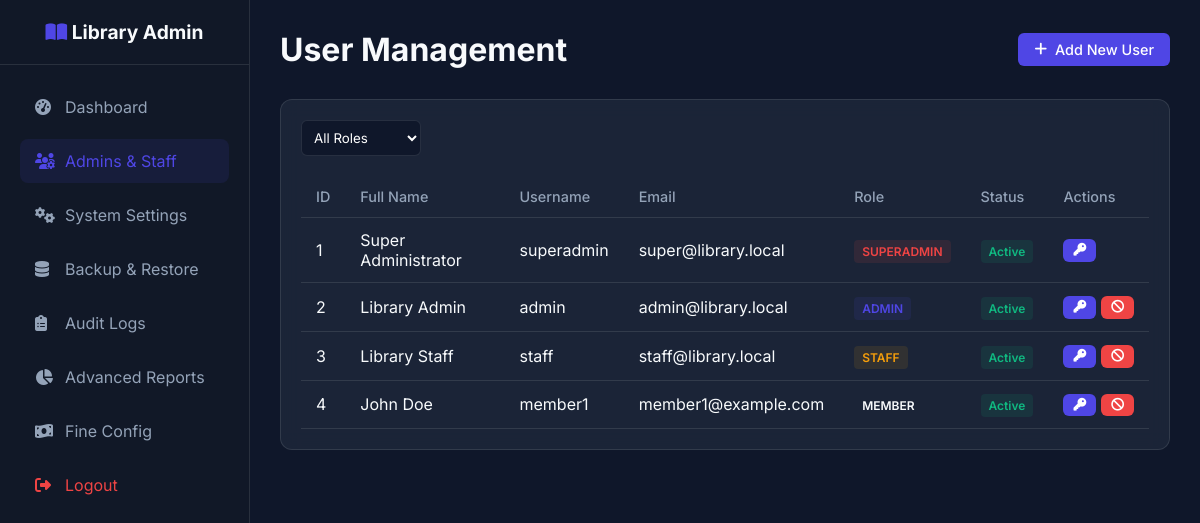
The app's page /superadmin/admins.php (signed in) with its own data.
### tables this page shows
CREATE TABLE `users` (
  `id` int(11) NOT NULL AUTO_INCREMENT,
  `username` varchar(50) NOT NULL,
  `email` varchar(100) DEFAULT NULL,
  `password` varchar(255) NOT NULL,
  `role` enum('superadmin','admin','staff','member') NOT NULL DEFAULT 'member',
  `full_name` varchar(100) NOT NULL,
  `phone` varchar(20) DEFAULT NULL,
  `address` text DEFAULT NULL,
  `profile_pic` varchar(255) DEFAULT NULL,
  `status` enum('active','inactive') NOT NULL DEFAULT 'active',
  `created_at` timestamp NOT NULL DEFAULT current_timestamp(),
  PRIMARY KEY (`id`),
  UNIQUE KEY `username` (`username`),
  UNIQUE KEY `email` (`email`)
);

### superadmin/admins.php (the view, shortened to what this page needs)
<?php
require_once '../includes/functions.php';
$query = "SELECT * FROM users";
$params = [];
$query .= " ORDER BY created_at DESC";
$stmt = $pdo->prepare($query);
$stmt->execute($params);
$users = $stmt->fetchAll();
?>
<!DOCTYPE html>
<html lang="en">
<head>
    <link rel="stylesheet" href="https://cdnjs.cloudflare.com/ajax/libs/font-awesome/6.4.0/css/all.min.css">
</head>
<body>
    <div class="sidebar">
        <div class="sidebar-header">
            <h2><i class="fas fa-book-open" style="color: var(--primary);"></i> Library Admin</h2>
        </div>
        <ul class="nav-links">
            <li><a href="dashboard.php"><i class="fas fa-tachometer-alt"></i> Dashboard</a></li>
            <li><a href="admins.php" class="active"><i class="fas fa-users-cog"></i> Admins & Staff</a></li>
            <li><a href="settings.php"><i class="fas fa-cogs"></i> System Settings</a></li>
            <li><a href="backup.php"><i class="fas fa-database"></i> Backup & Restore</a></li>
            <li><a href="audit_logs.php"><i class="fas fa-clipboard-list"></i> Audit Logs</a></li>
            <li><a href="reports.php"><i class="fas fa-chart-pie"></i> Advanced Reports</a></li>
            <li><a href="fine_config.php"><i class="fas fa-money-bill-wave"></i> Fine Config</a></li>
            <li><a href="../logout.php" style="color: var(--danger);"><i class="fas fa-sign-out-alt"></i> Logout</a></li>
        </ul>
    </div>
    <div class="main-content">
        <div class="topbar">
            <h1>User Management</h1>
            <button class="btn btn-primary" onclick="document.getElementById('addModal').classList.add('active')"><i class="fas fa-plus"></i> Add New User</button>
        </div>
        <div class="card">
            <div class="filters">
                <form method="GET" style="display:flex; gap:10px;">
                    <select name="role" onchange="this.form.submit()">
                        <option value="">All Roles</option>
                    </select>
                </form>
            </div>
            <table>
                <thead>
                    <tr>
                        <th>ID</th>
                        <th>Full Name</th>
                        <th>Username</th>
                        <th>Email</th>
                        <th>Role</th>
                        <th>Status</th>
                        <th>Actions</th>
                    </tr>
                </thead>
                <tbody>
                    <?php foreach($users as $user): ?>
                    <tr>
                        <td><?php echo $user['id']; ?></td>
                        <td><?php echo htmlspecialchars($user['full_name']); ?></td>
                        <td><?php echo htmlspecialchars($user['username']); ?></td>
                        <td><?php echo htmlspecialchars($user['email']); ?></td>
                        <td>
                            <span class="badge badge-<?php echo $user['role']; ?>"><?php echo strtoupper($user['role']); ?></span>
                        </td>
                        <td>
                            <span class="badge badge-<?php echo $user['status']; ?>"><?php echo ucfirst($user['status']); ?></span>
                        </td>
                        <td>
                            <div style="display:flex; gap:5px;">
                                <?php if($user['role'] !== 'superadmin' || $user['id'] == $_SESSION['user_id']): ?>
                                <form method="POST" style="display:inline;">
                                    <button type="submit" class="btn btn-sm btn-primary" title="Reset Password"><i class="fas fa-key"></i></button>
                                </form>
                                <?php endif; ?>
                                <?php if($user['role'] !== 'superadmin'): ?>
                                <form method="POST" style="display:inline;">
                                    <button type="submit" class="btn btn-sm <?php echo $user['status'] == 'active' ? 'btn-danger' : 'btn-success'; ?>" title="<?php echo $user['status'] == 'active' ? 'Suspend' : 'Activate'; ?>">
                                        <i class="fas <?php echo $user['status'] == 'active' ? 'fa-ban' : 'fa-check'; ?>"></i>
                                    </button>
                                </form>
                                <?php endif; ?>
                            </div>
                        </td>
                    </tr>
                    <?php endforeach; ?>
                </tbody>
            </table>
        </div>
    </div>
</body>
</html>

### superadmin/admins.php (style rules this page uses)
:root { --bg: #0f172a; --sidebar: #111827; --card-bg: rgba(30, 41, 59, 0.8); --primary: #4f46e5; --primary-hover: #4338ca; --accent: #f59e0b; --success: #10b981; --danger: #ef4444; --text-main: #f8fafc; --text-muted: #94a3b8; --border: rgba(255, 255, 255, 0.1); }
* { margin: 0; padding: 0; box-sizing: border-box; font-family: 'Inter', sans-serif; }
body { background-color: var(--bg); color: var(--text-main); display: flex; min-height: 100vh; }
.sidebar { width: 250px; background-color: var(--sidebar); border-right: 1px solid var(--border); display: flex; flex-direction: column; }
.sidebar-header { padding: 20px; text-align: center; border-bottom: 1px solid var(--border); }
.sidebar-header h2 { font-size: 1.2rem; color: var(--text-main); }
.nav-links { list-style: none; padding: 20px 0; flex: 1; }
.nav-links li { padding: 0 20px; margin-bottom: 10px; }
.nav-links a { display: flex; align-items: center; gap: 10px; text-decoration: none; color: var(--text-muted); padding: 12px 15px; border-radius: 8px; transition: all 0.3s; }
.nav-links a:hover, .nav-links a.active { background-color: rgba(79, 70, 229, 0.1); color: var(--primary); }
.nav-links a i { width: 20px; }
.main-content { flex: 1; padding: 30px; overflow-y: auto; }
.topbar { display: flex; justify-content: space-between; align-items: center; margin-bottom: 30px; }
.card { background: var(--card-bg); backdrop-filter: blur(10px); border-radius: 12px; border: 1px solid var(--border); padding: 20px; }
.btn { padding: 8px 16px; border-radius: 6px; border: none; cursor: pointer; font-size: 0.9rem; font-weight: 500; transition: all 0.3s; display: inline-flex; align-items: center; gap: 8px; color: white; text-decoration: none; }
.btn-primary { background: var(--primary); }
.btn-danger { background: var(--danger); }
.btn-sm { padding: 5px 10px; font-size: 0.8rem; }
table { width: 100%; border-collapse: collapse; margin-top: 20px; }
th, td { padding: 12px 15px; text-align: left; border-bottom: 1px solid var(--border); }
th { color: var(--text-muted); font-weight: 500; font-size: 0.9rem; }
.badge { padding: 4px 8px; border-radius: 4px; font-size: 0.75rem; font-weight: 600; }
.badge-superadmin { background: rgba(239, 68, 68, 0.1); color: var(--danger); }
.badge-admin { background: rgba(79, 70, 229, 0.1); color: var(--primary); }
.badge-staff { background: rgba(245, 158, 11, 0.1); color: var(--accent); }
.badge-active { background: rgba(16, 185, 129, 0.1); color: var(--success); }
.filters { display: flex; gap: 10px; margin-bottom: 20px; }
.filters select { background: var(--bg); color: white; border: 1px solid var(--border); padding: 8px; border-radius: 6px; }

### records on screen
users: id "1", full_name "Super Administrator", username "superadmin", email "super@library.local", role "SUPERADMIN", status "Active"
users: id "2", full_name "Library Admin", username "admin", email "admin@library.local", role "ADMIN", status "Active"
users: id "3", full_name "Library Staff", username "staff", email "staff@library.local", role "STAFF", status "Active"
users: id "4", full_name "John Doe", username "member1", email "member1@example.com", role "MEMBER", status "Active"
